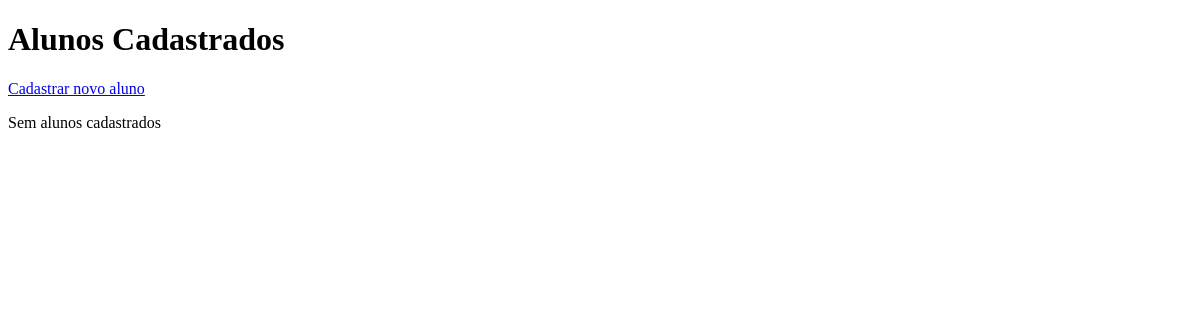
The app's page /crud-alunos/index.php, older data.
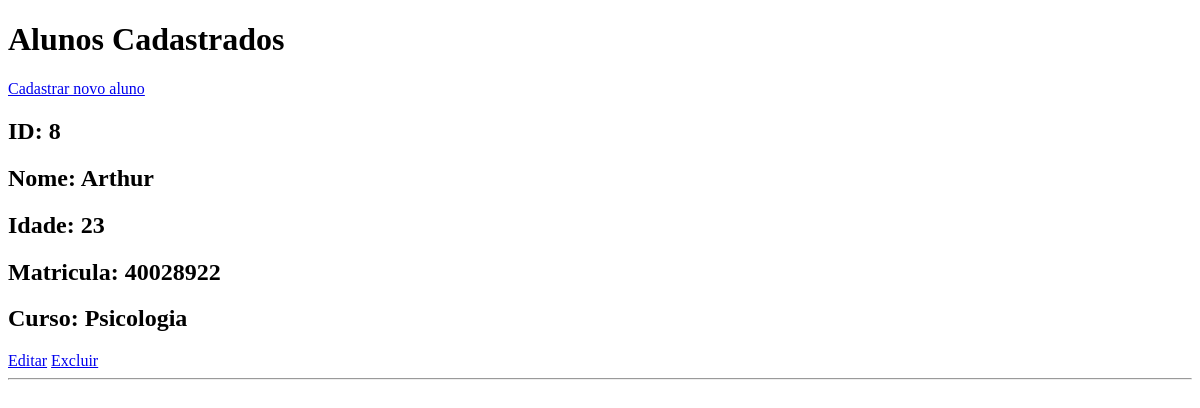
The same page, newer data.
### tables this page shows
CREATE TABLE alunos(
    id INTEGER PRIMARY KEY AUTOINCREMENT,
    nome TEXT NOT NULL,
    idade INTEGER NOT NULL,
    matricula TEXT NOT NULL,
    curso TEXT NOT NULL
    );

### crud-alunos/classes/AlunoRepository.php (called while the page is built, shortened)
<?php
class AlunoRepository
{
    private PDO $pdo;
    public function __construct(
        PDO $pdo
    ) {
        $this->pdo = $pdo;
    }
    public function listar(): array
    {
        $sql = "SELECT * FROM alunos";
        $stmt = $this->pdo->prepare($sql);
        $stmt->execute();
        return $stmt->fetchAll(PDO::FETCH_ASSOC);
    }
}

### crud-alunos/index.php (the view, shortened to what this page needs)
<?php
require_once "config/database.php";
require_once "classes/AlunoRepository.php";
$repository = new AlunoRepository($pdo);
$alunos = $repository->listar();
?>
<!DOCTYPE html>
<html lang="pt-BR">
<head>
</head>
<body>
    <h1>Alunos Cadastrados</h1>
    <a href="criar.php">Cadastrar novo aluno</a>
    <?php if (empty($alunos)): ?>
        <p>Sem alunos cadastrados</p>
    <?php else: ?>
        <?php foreach ($alunos as $aluno): ?>
            <h2>ID: <?= htmlspecialchars($aluno["id"]) ?></h2>
            <h2>Nome: <?= htmlspecialchars($aluno["nome"]) ?></h2>
            <h2>Idade: <?= htmlspecialchars($aluno["idade"]) ?></h2>
            <h2>Matricula: <?= htmlspecialchars($aluno["matricula"]) ?></h2>
            <h2>Curso: <?= htmlspecialchars($aluno["curso"]) ?></h2>
            <a href="editar.php?id=<?= $aluno["id"] ?>">Editar</a>
            <a href="excluir.php?id=<?= $aluno["id"] ?>">Excluir</a>
            <hr>
        <?php endforeach; ?>
    <?php endif; ?>
</body>
</html>

Row changes from the older to the newer data that the page shows:
added alunos: id "8", nome "Arthur", idade "23", matricula "40028922", curso "Psicologia"
Text that changed along with them:
text no longer shown: "Sem alunos cadastrados"
